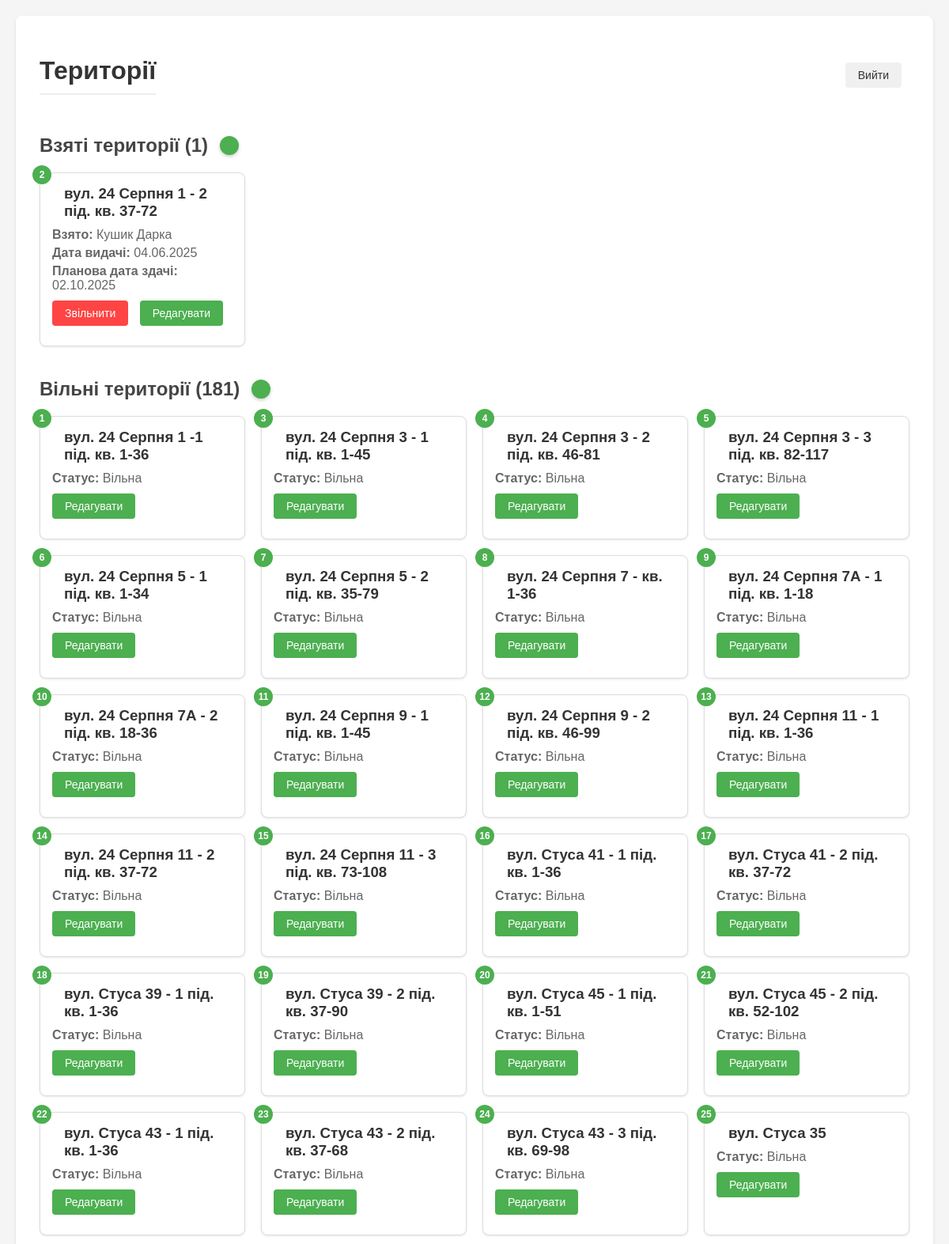
The page / (signed in, upper part) on the database its author committed.
### tables this page shows
CREATE TABLE territories (
    id INTEGER PRIMARY KEY,
    name TEXT,
    custom_name TEXT,
    status TEXT DEFAULT 'Вільна',
    taken_by TEXT DEFAULT '',
    date_taken TEXT DEFAULT '',
    date_due TEXT DEFAULT '',
    notes TEXT DEFAULT ''
);

### app.py (the view)
@app.route('/')
def index():
    if not session.get('logged_in'):
        return redirect(url_for('login'))
    try:
        territories = db.get_all_territories()
        taken = []
        free = []
        for territory in territories:
            territory_tuple = (
                territory['id'],
                territory['name'] or f"Територія {territory['id']}",
                territory['status'],
                territory['taken_by'],
                territory['date_taken'],
                territory['date_due'],
                territory['notes']
            )
            if territory['status'] == 'Взято':
                due_date = datetime.strptime(territory['date_due'], '%d.%m.%Y') if territory['date_due'] else None
                is_due_soon = False
                if due_date:
                    days_left = (due_date - datetime.now()).days
                    is_due_soon = days_left <= 10
                taken.append((territory_tuple, is_due_soon))
            else:
                free.append(territory_tuple)
        return render_template('index.html',
                            taken=taken,
                            free=free,
                            is_admin=(session.get('role') == 'admin'))
    except Exception as e:
        logger.error(f"Помилка при отриманні даних: {str(e)}")
        return "Помилка при отриманні даних", 500

### sqlite_db.py (called while the page is built)
    def get_all_territories(self) -> List[Dict]:
        try:
            conn = sqlite3.connect(self.db_name)
            cursor = conn.cursor()
            cursor.execute('''
            SELECT id, custom_name as name, status, taken_by, date_taken, date_due, notes
            FROM territories ORDER BY id
            ''')
            territories = []
            for row in cursor.fetchall():
                territories.append({
                    'id': row[0],
                    'name': row[1],
                    'status': row[2],
                    'taken_by': row[3],
                    'date_taken': row[4],
                    'date_due': row[5],
                    'notes': row[6]
                })
            conn.close()
            return territories
        except Exception as e:
            logger.error(f"Помилка отримання списку територій: {str(e)}")
            raise

### templates/index.html (shortened to what this page needs)
<!DOCTYPE html>
<html lang="uk">
<head>
</head>
<body>
  <div class="container">
    <div class="header-actions">
      <h1>Території</h1>
      <a href="{{ url_for('login') }}" class="btn btn-secondary">Вийти</a>
    </div>
    <div class="section">
      <h2 class="section-title">
        Взяті території ({{ taken|length }})
        <div class="toggle" id="toggleTaken"></div>
      </h2>
      <div class="territory-grid" id="takenGrid">
        {% for territory, is_overdue in taken %}
        <div class="territory-card {% if is_overdue %}overdue{% endif %}">
          <div class="territory-number">{{ territory[0] }}</div>
          <h3>{{ territory[1] }}</h3>
          <div class="territory-info">
            <p><strong>Взято:</strong> {{ territory[3] }}</p>
            <p><strong>Дата видачі:</strong> {{ territory[4] }}</p>
            <p><strong>Планова дата здачі:</strong>
              <span {% if is_overdue %}class="overdue-date"{% endif %}>
                {{ territory[5] }}
              </span>
            </p>
          </div>
          {% if is_admin %}
          <form action="{{ url_for('release_territory', territory_id=territory[0]) }}" method="POST" style="display: inline;">
            <button type="submit" class="btn btn-danger">Звільнити</button>
          </form>
          <a href="{{ url_for('update_territory', territory_id=territory[0]) }}" class="btn btn-primary">Редагувати</a>
          {% else %}
          <a href="{{ url_for('update_territory', territory_id=territory[0]) }}" class="btn btn-secondary">Переглянути</a>
          {% endif %}
        </div>
        {% endfor %}
      </div>
    </div>
    <div class="section">
      <h2 class="section-title">
        Вільні території ({{ free|length }})
        <div class="toggle" id="toggleFree"></div>
      </h2>
      <div class="territory-grid" id="freeGrid">
        {% for territory in free %}
        <div class="territory-card">
          <div class="territory-number">{{ territory[0] }}</div>
          <h3>{{ territory[1] }}</h3>
          <div class="territory-info">
            <p><strong>Статус:</strong> {{ territory[2] }}</p>
          </div>
          {% if is_admin %}
          <a href="{{ url_for('update_territory', territory_id=territory[0]) }}" class="btn btn-primary">Редагувати</a>
          {% else %}
          <a href="{{ url_for('update_territory', territory_id=territory[0]) }}" class="btn btn-secondary">Переглянути</a>
          {% endif %}
        </div>
        {% endfor %}
      </div>
    </div>
  </div>
</body>
</html>

### templates/index.html (style rules this page uses)
body { font-family: Arial, sans-serif; margin: 0; padding: 20px; background-color: #f5f5f5; }
.container { max-width: 1200px; margin: 0 auto; background: white; padding: 30px; border-radius: 8px; box-shadow: 0 2px 4px rgba(0,0,0,0.1); }
h1 { color: #333; margin-bottom: 30px; padding-bottom: 10px; border-bottom: 2px solid #eee; }
.section { margin-bottom: 40px; }
.section-title { color: #444; margin-bottom: 20px; font-size: 1.5em; display: flex; align-items: center; gap: 15px; }
.territory-grid { display: grid; grid-template-columns: repeat(auto-fill, minmax(250px, 1fr)); gap: 20px; }
.territory-card { background: #fff; border: 1px solid #ddd; border-radius: 8px; padding: 15px; box-shadow: 0 1px 3px rgba(0,0,0,0.1); position: relative; }
.territory-number { position: absolute; top: -10px; left: -10px; width: 24px; height: 24px; background: #4CAF50; color: white; border-radius: 50%; display: flex; align-items: center; justify-content: center; font-size: 12px; font-weight: bold; }
.territory-card h3 { margin: 0 0 10px 0; color: #333; padding-left: 15px; }
.territory-info { margin-bottom: 10px; color: #666; }
.territory-info p { margin: 5px 0; }
.btn { display: inline-block; padding: 8px 16px; border: none; border-radius: 4px; cursor: pointer; text-decoration: none; font-size: 14px; transition: background-color 0.2s; margin-right: 10px; margin-bottom: 10px; }
.btn-primary { background: #4CAF50; color: white; }
.btn-secondary { background: #f0f0f0; color: #333; }
.btn-danger { background: #ff4444; color: white; }
.header-actions { display: flex; justify-content: space-between; align-items: center; margin-bottom: 20px; }
.toggle { width: 24px; height: 24px; background-color: #4CAF50; border-radius: 50%; box-shadow: 0 2px 4px rgba(0,0,0,0.2); cursor: pointer; transition: all 0.3s ease; flex-shrink: 0; }

### rows shown on the page
territories: id "2", custom_name "вул. 24 Серпня 1 - 2 під. кв. 37-72", taken_by "Кушик Дарка", date_taken "04.06.2025", date_due "02.10.2025"
territories: id "1", custom_name "вул. 24 Серпня 1 -1 під. кв. 1-36", status "Вільна"
territories: id "3", custom_name "вул. 24 Серпня 3 - 1 під. кв. 1-45", status "Вільна"
territories: id "4", custom_name "вул. 24 Серпня 3 - 2 під. кв. 46-81", status "Вільна"
territories: id "5", custom_name "вул. 24 Серпня 3 - 3 під. кв. 82-117", status "Вільна"
territories: id "6", custom_name "вул. 24 Серпня 5 - 1 під. кв. 1-34", status "Вільна"
territories: id "7", custom_name "вул. 24 Серпня 5 - 2 під. кв. 35-79", status "Вільна"
territories: id "8", custom_name "вул. 24 Серпня 7 - кв. 1-36", status "Вільна"
territories: id "9", custom_name "вул. 24 Серпня 7А - 1 під. кв. 1-18", status "Вільна"
territories: id "10", custom_name "вул. 24 Серпня 7А - 2 під. кв. 18-36", status "Вільна"
territories: id "11", custom_name "вул. 24 Серпня 9 - 1 під. кв. 1-45", status "Вільна"
territories: id "12", custom_name "вул. 24 Серпня 9 - 2 під. кв. 46-99", status "Вільна"
territories: id "13", custom_name "вул. 24 Серпня 11 - 1 під. кв. 1-36", status "Вільна"
territories: id "14", custom_name "вул. 24 Серпня 11 - 2 під. кв. 37-72", status "Вільна"
territories: id "15", custom_name "вул. 24 Серпня 11 - 3 під. кв. 73-108", status "Вільна"
territories: id "16", custom_name "вул. Стуса 41 - 1 під. кв. 1-36", status "Вільна"
territories: id "17", custom_name "вул. Стуса 41 - 2 під. кв. 37-72", status "Вільна"
territories: id "18", custom_name "вул. Стуса 39 - 1 під. кв. 1-36", status "Вільна"
territories: id "19", custom_name "вул. Стуса 39 - 2 під. кв. 37-90", status "Вільна"
territories: id "20", custom_name "вул. Стуса 45 - 1 під. кв. 1-51", status "Вільна"
territories: id "21", custom_name "вул. Стуса 45 - 2 під. кв. 52-102", status "Вільна"
territories: id "22", custom_name "вул. Стуса 43 - 1 під. кв. 1-36", status "Вільна"
territories: id "23", custom_name "вул. Стуса 43 - 2 під. кв. 37-68", status "Вільна"
territories: id "24", custom_name "вул. Стуса 43 - 3 під. кв. 69-98", status "Вільна"
territories: id "25", custom_name "вул. Стуса 35", status "Вільна"

### other values the page prints
{{ taken|length }} "1"
{{ free|length }} "181"
